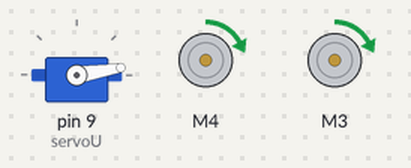
The sketch below on a simulated Arduino Uno, built with avr-gcc and run on an emulated ATmega328P. Parts: servo, 2 × DC motor (green arrow = forward, orange = backward, longer = faster).

Above: at 0.05 s.
At 0.4 s:
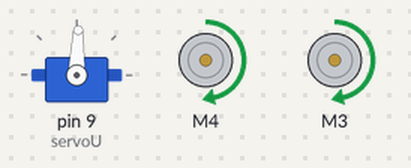
At 0.75 s:
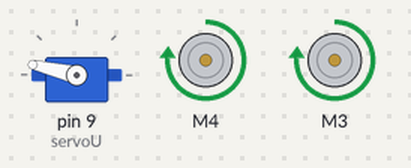
At 1.5 s:
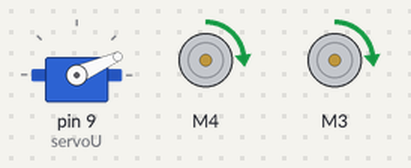
At 2.3 s:
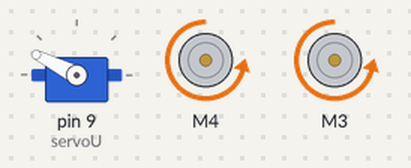
At 3.1 s:
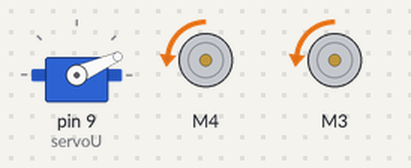
Timing chart, 0 to 7.4 s (numbered marks = the images above):
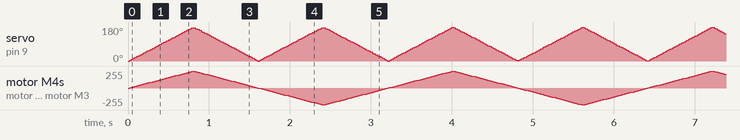

The sketch:

Motor_Test.ino
```cpp
/*
By DrakerDG
Youtube: https://youtube.com/user/DrakerDG
Facebook: https://www.facebook.com/DrakerDG
Instagram: https://www.instagram.com/drakerdgx
*/

#include <AFMotor.h>
#include <Servo.h>

// DC motor on M4 and M3
AF_DCMotor motorR(4);
AF_DCMotor motorL(3);

// DC hobby servo
Servo servoU;

void setup() {
  // turn on servo
  servoU.attach(9);

  // turn on motor #2 and #3
  motorR.setSpeed(200);
  motorR.run(RELEASE);
  motorL.setSpeed(200);
  motorL.run(RELEASE);
}

int i, j;

// Test the DC motors and servo
void loop() {
  motorR.run(FORWARD);
  motorL.run(FORWARD);
  for (i=0; i<255; i++) {
    j = map(i, 0, 255, 0, 180);
    servoU.write(j);
    motorR.setSpeed(i);
    motorL.setSpeed(i);
    delay(3);
 }

  for (i=255; i!=0; i--) {
    j = map(i, 0, 255, 0, 180);
    servoU.write(j);
    motorR.setSpeed(i);
    motorL.setSpeed(i);
    delay(3);
 }

  motorR.run(BACKWARD);
  motorL.run(BACKWARD);
  for (i=0; i<255; i++) {
    j = map(i, 0, 255, 0, 180);
    servoU.write(j);
    motorR.setSpeed(i);
    motorL.setSpeed(i);
    delay(3);
  }

  for (i=255; i!=0; i--) {
    j = map(i, 0, 255, 0, 180);
    servoU.write(j);
    motorR.setSpeed(i);
    motorL.setSpeed(i);
    delay(3);
 }
}
```
